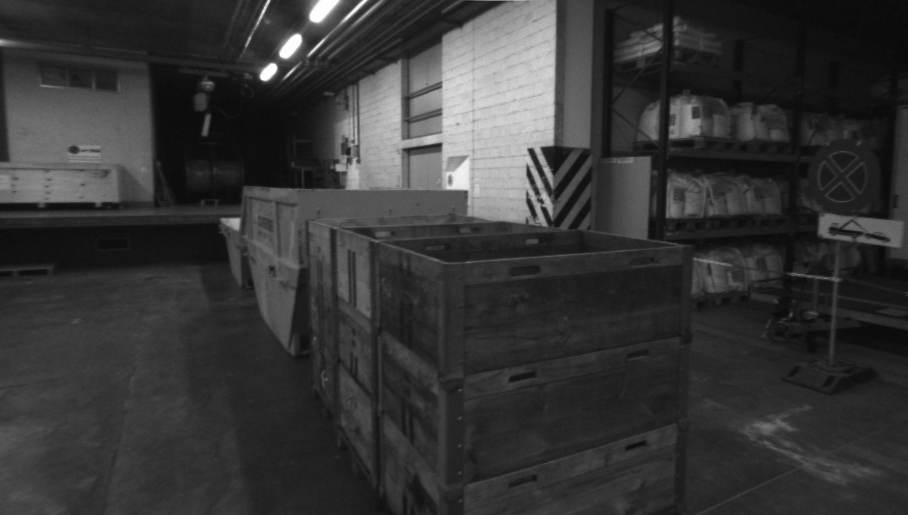
#> input picture data/non-rectified/01/im0.png, 908 x 515 px; its folder holds only this picture in this run
$ python rectification.py   (older library calls are emulated)
#> lines starting #> are read from the running program, lines starting #| are printed output that depends on the picture
### draw_epipolar.py
import numpy as np
from scipy import linalg
import matplotlib.pyplot as plt
import cv2


# [7 lines left out: function compute_epipole, not called in this run]


def plot_epipolar_line(img, F, x, epipole=None, show_epipole=True):
    """ Plot the epipole and epipolar line F*x=0
        in an image. F is the fundamental matrix
        and x a point in the other image."""
    m, n = img.shape[:2]
    line = np.dot(F, x)

    # epipolar line parameter and values
    t = np.linspace(0, n - 1, 100)
    lt = np.array([(line[2] + line[0] * tt) / (-line[1]) for tt in t])

    # take only line points inside the image
    ndx = (lt >= 0) & (lt < m)
    plt.plot(t[ndx], lt[ndx], linewidth=2)

    if show_epipole:
        if epipole is None:
            epipole = compute_epipole(F)
        plt.plot(epipole[0] / epipole[2], epipole[1] / epipole[2], 'r*')
        # plt.show()

### rectification.py
import numpy as np
import cv2
import os
import matplotlib.pyplot as plt
from scipy import linalg
from draw_epipolar import plot_epipolar_line
from ransac import ransac


def read_image(filename1):
    img = cv2.imread(filename1)
    img = cv2.cvtColor(img, cv2.COLOR_BGR2GRAY)
    return img


def feature_match(img1, img2):
    sift_detector = cv2.xfeatures2d.SIFT_create()

    keypoints1, descriptor1 = sift_detector.detectAndCompute(img1, None)
    keypoints2, descriptor2 = sift_detector.detectAndCompute(img2, None)

    bf = cv2.BFMatcher(cv2.NORM_L2, crossCheck=False)
    matches = bf.knnMatch(descriptor1, descriptor2, k=2)
    # sort the matches in the order of distance
    # good_matches = sorted(matches, key=lambda x: x.distance)

    good_matches = []
    # Apply ratio test
    for m, n in matches:
        if m.distance < 0.7 * n.distance:
            good_matches.append(m)
    good_matches = sorted(good_matches, key=lambda x: x.distance)

    # img3 = cv2.drawMatches(img1, keypoints1, img2, keypoints2, good_matches[:10], None, flags=2)
    # plt.imshow(img3)
    # plt.show()

    matching_points1 = []
    matching_points2 = []
    for pair in good_matches:
        matching_points1.append(keypoints1[pair.queryIdx].pt)
        matching_points2.append(keypoints2[pair.trainIdx].pt)

    print('matching num:', len(good_matches))
    return np.array(matching_points1), np.array(matching_points2), good_matches


# [5 lines left out: function calculate_fundamental_mat_ransac, not called in this run]


class EightPointModel(object):
    """8 point algorithm model support the interface needed by ransac
    """

    # [88 lines left out: functions fit, get_error, decompose_essential_mat, not called in this run]


def show_epipolar(img1, img2, pts1, pts2, F, filename, show_epipole):
    # show epipolar line
    plt.figure()
    img1 = cv2.cvtColor(img1, cv2.COLOR_GRAY2BGR)
    img2 = cv2.cvtColor(img2, cv2.COLOR_GRAY2BGR)
    points1_homo = np.hstack([pts1, np.ones([pts1.shape[0], 1])])
    points2_homo = np.hstack([pts2, np.ones([pts2.shape[0], 1])])
    plt.subplot(121)
    plt.imshow(img1)
    for i in range(5):
        # draw the epipolar line for points2[i] on img1
        plot_epipolar_line(img1, F, points2_homo[i], show_epipole=show_epipole)

    plt.subplot(122)
    plt.imshow(img2)
    for i in range(5):
        # draw the epipolar line for points2[i] on img2
        plot_epipolar_line(img2, F.transpose(), points1_homo[i], show_epipole=show_epipole)
    # plt.show()
    plt.savefig("./data/epipolar_line/{}.png".format(filename))


def draw_epipolar(img1, img2, filename):
    # find the corrsponding points using SIFT feature.
    matching_points1, matching_points2, matches = feature_match(img1, img2)
    data = np.hstack([matching_points1, matching_points2])
    # estimate the fundamental matrix using RANSAC based 8 point algorithm
    # F, mask = calculate_fundamental_mat_ransac(data, EightPointModel(), maxiter=10000, match_theshold=0.1)
    # print(F)
    # print("inliner num:", np.sum(mask == 1))
    F, mask = cv2.findFundamentalMat(matching_points1, matching_points2, cv2.FM_RANSAC)
    print(F)
    print("inliner num:", np.sum(mask == 1))
    # select only inlier points
    pts1 = matching_points1[mask.ravel() == 1]
    pts2 = matching_points2[mask.ravel() == 1]

    # show_epipolar(img1, img2, pts1, pts2, F, show_epipole=True)
    show_epipolar(img1, img2, pts1, pts2, F, filename=filename, show_epipole=False)


if __name__ == '__main__':
    for filename in os.listdir("./data/non-rectified"):
        # stereo reconstruction for non-rectified image pairs
        if filename != 'cameras.txt':
            img1 = read_image('data/non-rectified/{0}/im0.png'.format(filename))
#> in read_image, img is the input picture: shape (515, 908, 3); min 8, max 253, mean 54.3
            img2 = read_image('data/non-rectified/{0}/im1.png'.format(filename))
#> call 2 of read_image, with filename1 = 'data/non-rectified/01/im1.png'
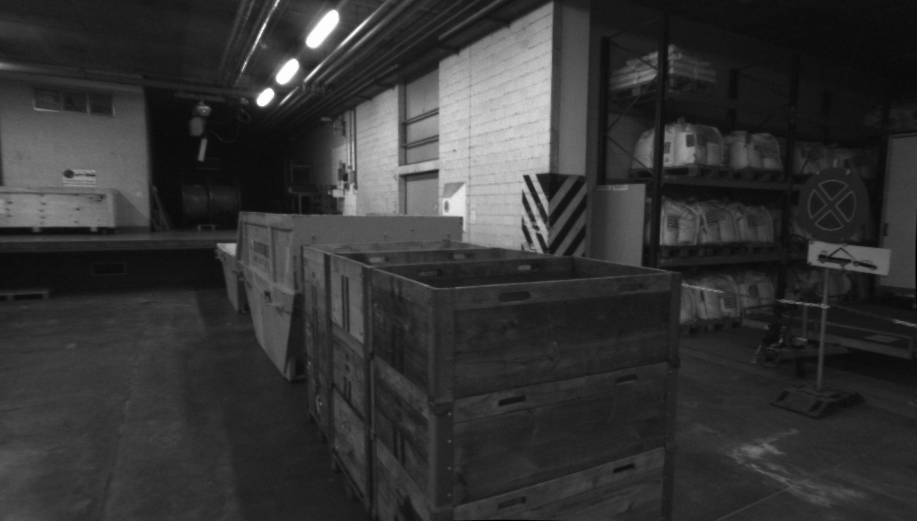
#> input picture data/non-rectified/02/im1.png, 917 x 521 px, found by its file name
#> in read_image, img is the input picture: shape (521, 917, 3); min 0, max 253, mean 53
            draw_epipolar(img1, img2, filename)
#> in feature_match, `keypoints1, descriptor1 = sift_detector.detectAndCompute(img1, None)`: keypoints1 = 532 keypoints; strongest (x, y, size): (268, 73, 10.9), (291, 46, 14), (318, 14, 12.7), (263, 11, 2.6)
#> in feature_match, `keypoints2, descriptor2 = sift_detector.detectAndCompute(img2, None)`: keypoints2 = 566 keypoints; strongest (x, y, size): (287, 71, 14.9), (321, 31, 20.3), (487, 141, 112.7), (483, 145, 115)
#> in feature_match, `matches = bf.knnMatch(descriptor1, descriptor2, k=2)`: matches = 532 matches
#> after the loop in feature_match, `for m, n in matches:`: good_matches = 349 matches
#> after the loop in feature_match, `for pair in good_matches:`: matching_points1 = 349 pairs, first value 15.84 to 883.2, second value 7.4 to 477.9; matching_points2 = 349 pairs, first value 9.65 to 873.3, second value 25.67 to 499.7
#| matching num: 349
#> in draw_epipolar, `matching_points1, matching_points2, matches = feature_match(img1, img2)`: matches = 349 matches
#> in draw_epipolar, `data = np.hstack([matching_points1, matching_points2])`: data = 349 rows, first 6: [687.3, 142.8, 681.6, 170.6], [717.9, 131.1, 711.7, 159.3], [551.1, 59.58, 546.9, 86.67], [551.7, 45.52, 547.5, 73.22], [345.8, 127.6, 343.1, 153.3], [587.7, 163.4, 583, 190.3]
#> in draw_epipolar, `F, mask = cv2.findFundamentalMat(matching_points1, matching_points2, c..`: F = [[-2.71e-07, -4.04e-05, 0.00333], [4e-05, -8.9e-07, -0.0439], [-0.00392, 0.0442, 1]]; mask = 349 values, max 1 at index 0, min 0 at index 9, mean 0.957
#| [[-2.70947373e-07 -4.03983280e-05  3.32952686e-03]
#|  [ 3.99847986e-05 -8.89859169e-07 -4.39390102e-02]
#|  [-3.92375358e-03  4.42232206e-02  1.00000000e+00]]
#| inliner num: 334
#> in draw_epipolar, `pts1 = matching_points1[mask.ravel() == 1]`: pts1 = 334 pairs, first value 15.84 to 883.2, second value 7.4 to 431.6
#> in draw_epipolar, `pts2 = matching_points2[mask.ravel() == 1]`: pts2 = 334 pairs, first value 9.65 to 873.3, second value 31.49 to 455.1
#> in show_epipolar, `points1_homo = np.hstack([pts1, np.ones([pts1.shape[0], 1])])`: points1_homo = 334 rows, first 8: [687.3, 142.8, 1], [717.9, 131.1, 1], [551.1, 59.58, 1], [551.7, 45.52, 1], [345.8, 127.6, 1], [587.7, 163.4, 1], [656.2, 56.76, 1], [665.4, 119.8, 1]
#> in show_epipolar, `points2_homo = np.hstack([pts2, np.ones([pts2.shape[0], 1])])`: points2_homo = 334 rows, first 8: [681.6, 170.6, 1], [711.7, 159.3, 1], [546.9, 86.67, 1], [547.5, 73.22, 1], [343.1, 153.3, 1], [583, 190.3, 1], [651, 84.93, 1], [659.9, 147.7, 1]
#> the loop in show_epipolar, `for i in range(5):` made 5 passes
#> line in plot_epipolar_line on passes 1 to 5: [-0.00375, -0.0168, 5.87], [-0.0033, -0.0156, 5.25], [-0.00032, -0.0221, 2.69], [0.000223, -0.0221, 2.09], [-0.00296, -0.0304, 6.43]
#> the loop in show_epipolar, `for i in range(5):` made 5 passes
#> line in plot_epipolar_line on passes 1 to 5: [0.0016, 0.0163, -2.98], [0.00112, 0.0151, -2.37], [-0.00169, 0.0219, 0.217], [-0.00225, 0.0219, 0.837], [0.00109, 0.0301, -3.46]
#> in show_epipolar, `plt.savefig("./data/epipolar_line/{}.png".format(filename))`:
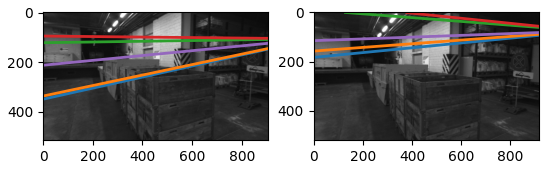
#> figure drawn by matplotlib, 2 panels
#> pass 2 of the loop `for filename in os.listdir("./data/non-rectified"):`:
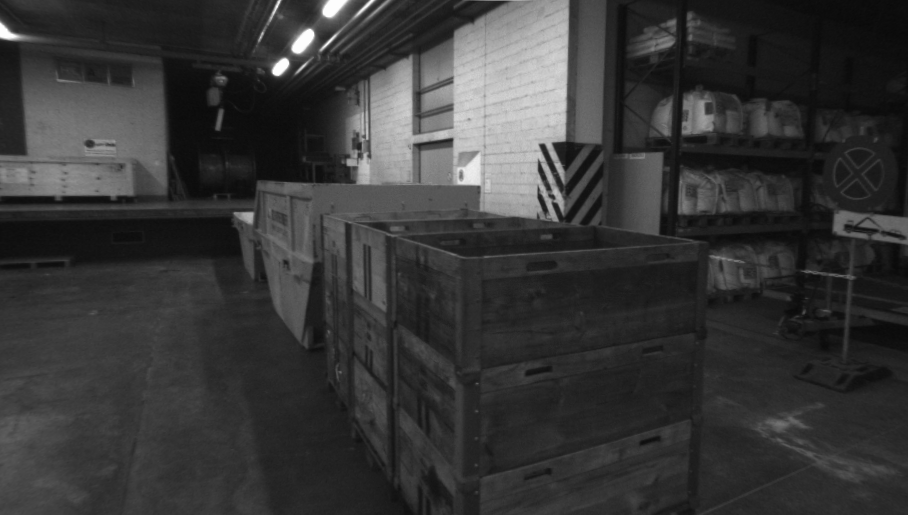
#> input picture data/non-rectified/02/im0.png, 908 x 515 px
#> in read_image, img is the input picture: shape (515, 908, 3); min 9, max 253, mean 55
#> img: shape (515, 908)
#> keypoints1 = 584 keypoints; strongest (x, y, size): (280, 67, 10.9), (276, 6, 2.6), (500, 118, 111.1), (543, 147, 4.9)
#> in feature_match (call 2), `matches = bf.knnMatch(descriptor1, descriptor2, k=2)`: matches = 584 matches
#> after the loop in feature_match (call 2), `for m, n in matches:`: good_matches = 336 matches
#| matching num: 336
#> in draw_epipolar (call 2), `matching_points1, matching_points2, matches = feature_match(img1, img2)`: matching_points1 = 336 pairs, first value 30.48 to 877.2, second value 6.34 to 492; matching_points2 = 336 pairs, first value 7.34 to 852.5, second value 25.67 to 499.7; matches = 336 matches
#> data = 336 rows, first 6: [424.1, 137.6, 410, 168.6], [213.6, 110.8, 196.6, 140.9], [425.4, 153.7, 411.5, 184.8], [417.3, 130, 403.3, 161], [419.1, 146.2, 405.2, 177.3], [764, 123.6, 743.9, 155.9]
#| [[ 5.41701178e-07 -2.05573733e-05  1.01898633e-02]
#|  [ 1.91401191e-05 -1.77088208e-07 -2.71670635e-02]
#|  [-1.10575060e-02  2.76613491e-02  1.00000000e+00]]
#| inliner num: 323
#> points1_homo = 323 rows, first 8: [424.1, 137.6, 1], [213.6, 110.8, 1], [425.4, 153.7, 1], [417.3, 130, 1], [419.1, 146.2, 1], [764, 123.6, 1], [555.5, 205.9, 1], [678.2, 115.8, 1]
#> points2_homo = 323 rows, first 8: [410, 168.6, 1], [196.6, 140.9, 1], [411.5, 184.8, 1], [403.3, 161, 1], [405.2, 177.3, 1], [743.9, 155.9, 1], [539.5, 236.8, 1], [659.9, 147.7, 1]
#> the loop in show_epipolar (call 2), `for i in range(5):` made 5 passes
#> line in plot_epipolar_line on passes 1 to 5: [0.00695, -0.0193, 1.13], [0.0074, -0.0234, 2.72], [0.00661, -0.0193, 1.56], [0.0071, -0.0195, 0.994], [0.00676, -0.0194, 1.42]
#> the loop in show_epipolar (call 2), `for i in range(5):` made 5 passes
#> line in plot_epipolar_line on passes 1 to 5: [-0.00819, 0.0189, 1.58], [-0.00882, 0.0233, 0.166], [-0.00789, 0.0189, 1.16], [-0.00834, 0.0191, 1.72], [-0.00803, 0.019, 1.3]
#> in show_epipolar (call 2), `plt.savefig("./data/epipolar_line/{}.png".format(filename))`:
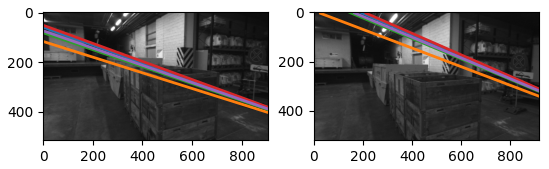
#> figure drawn by matplotlib, 2 panels

    # K1 = np.array([
    #     [541.911, 0, 499.646],
    #     [0, 541.618, 231.773],
    #     [0, 0, 1],
    # ])
    # K2 = np.array([
    #     [538.731, 0, 503.622],
    #     [0, 538.615, 265.447],
    #     [0, 0, 1],
    # ])
    # K1_inv = linalg.inv(K1)
    # K2_inv = linalg.inv(K2)
    # get essential matrix from F
    # E1 = np.dot(K1, np.dot(F, K1_inv))
    # E2 = np.dot(K1, np.dot(F, K2_inv))
    # #
    # # # decompose essential matrix E to get R and t
    # R1, t1 = decompose_essential_mat(E1, pts1, pts2)
    # R2, t2 = decompose_essential_mat(E2, pts1, pts2)
    # print("R1", R1)
    # print("R2", R2)
    # # print(R1, t1)
    # # print(R2, t2)
    # # print(linalg.inv(R1).dot(R2))
    # # print(t2 - t1)
    # # perform the rectification
    # d = np.array([0, 0, 0, 0, 0, 0, 0, 0]).reshape(1, 8)
    # R1, R2, P1, P2, Q, roi1, roi2 = cv2.stereoRectify(K1, d, K2, d, img1.shape[:2], linalg.inv(R1).dot(R2), t1 - t2, alpha=1.0)
    # print("R1", R1)
    # print("R2", R2)
    #
    # # R1 = np.eye(3)
    # # R2 = np.eye(3)
    # mapx1, mapy1 = cv2.initUndistortRectifyMap(K1, d, R1, K1, img1.shape[:2], cv2.CV_32F)
    # mapx2, mapy2 = cv2.initUndistortRectifyMap(K2, d, R2, K2, img2.shape[:2], cv2.CV_32F)
    # img_rect1 = cv2.remap(img1, mapx1, mapy1, cv2.INTER_LINEAR)
    # img_rect2 = cv2.remap(img2, mapx2, mapy2, cv2.INTER_LINEAR)
    # plt.subplot(121)
    # plt.imshow(img_rect1)
    # # plt.show()
    # plt.subplot(122)
    # plt.imshow(img_rect2)
    # plt.show()
    # # plt.show()
    #
    # # draw the images side by side
    # # total_size = (max(img_rect1.shape[0], img_rect2.shape[0]), img_rect1.shape[1] + img_rect2.shape[1])
    # # img = np.zeros(total_size, dtype=np.uint8)
    # # img[:img_rect1.shape[0], :img_rect1.shape[1]] = img_rect1
    # # img[:img_rect2.shape[0], img_rect1.shape[1]:] = img_rect2
    # #
    # # draw horizontal lines every 25 px accross the side by side image
    # # for i in range(20, img.shape[0], 25):
    # #     cv2.line(img, (0, i), (img.shape[1], i), (255, 0, 0))
    #
    # # cv2.imshow('rectified', img)
    # # cv2.waitKey(0)
    # plt.figure()
    # plt.imshow(img)
    # plt.show()
